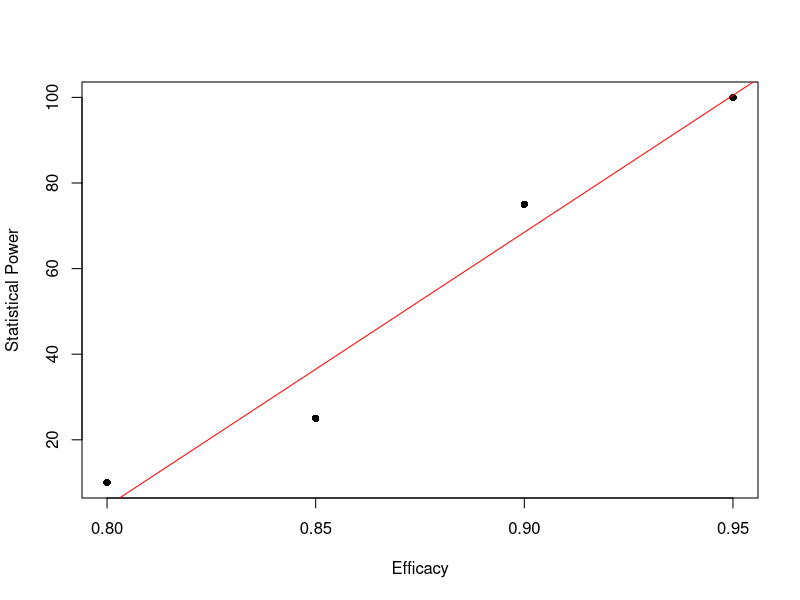

Generate this figure with R:
## ---- chunk 1
knitr::opts_chunk$set(echo = TRUE)
## ---- chunk 2
Generate_Patients <- function(p, s)
{
  #generate 100 random bernoulli trials with the given probability(efficacy) and seed
  #0-patient i has not recovered, 1-patient i has recovered
  
  set.seed(s)
  smp <- rbinom(100, 1, p)
  sample <- data.frame(smp);
  return (sample)
}
## ---- chunk 3
Simulation_Study <- function(n, p)
{
  #return a data frame with the results of 100 (rows) simulated patients as a set of 
  #binary values generated with probability p (efficacy), repeated n (columns) times
  
  records = data.frame()
  for (i in 1:n)
  {
    seedval = i+as.integer(p) 
    samples <- Generate_Patients(p, seedval)
    nm <- paste(c("sample", i), collapse = "")
    if(i==1)
      records <- rbind(records, samples)
    else
      records <- cbind(records, samples) 
    colnames(records)[i] <- nm
  }
  return (records)
}
## ---- chunk 4
Statistical_Power <- function(efficacy, n_repeat)
{
  records <- Simulation_Study(n_repeat, efficacy)
  nm <- colnames(records)
  passed_samples = 0
  for (i in 1:n_repeat)
  {
    s <- sum(records[i])
    if(s>=88)
    {
      passed_samples <- passed_samples+1
    }
  }
  
  percentage = (passed_samples/n_repeat)*100
  return (percentage)
}
## ---- chunk 5
Question_1 <- function()
{
  p = Statistical_Power(0.85, 20)
  print(sprintf("True efficacy of the antibiotic: %f", 0.85))
  print(sprintf("Statistical Power (in percent): %f", p))
}

Question_1()
## ---- chunk 6
Question_2 <- function()
{
  p1 = Statistical_Power(0.80, 20)
  p2 = Statistical_Power(0.90, 20)
  p3 = Statistical_Power(0.95, 20)
  print("(a):")
  print(sprintf("True efficacy of the antibiotic: %f", 0.80))
  print(sprintf("Statistical Power (in percent): %f", p1))
  print("(b):")
  print(sprintf("True efficacy of the antibiotic: %f", 0.90))
  print(sprintf("Statistical Power (in percent): %f", p2))
  print("(c):")
  print(sprintf("True efficacy of the antibiotic: %f", 0.95))
  print(sprintf("Statistical Power (in percent): %f", p3))
}

Question_2()
## ---- chunk 7
Question_3 <- function()
{
  p1 = Statistical_Power(0.80, 20)
  p2 = Statistical_Power(0.85, 20)
  p3 = Statistical_Power(0.90, 20)
  p4 = Statistical_Power(0.95, 20)
  ind <- c(0.80, 0.85, 0.90, 0.95)
  dep <- c(p1, p2, p3, p4)
  plot(x=ind, y=dep, xlab="Efficacy", ylab="Statistical Power", pch=16)
  abline(lm(dep ~ ind), col="red")
}

Question_3()
